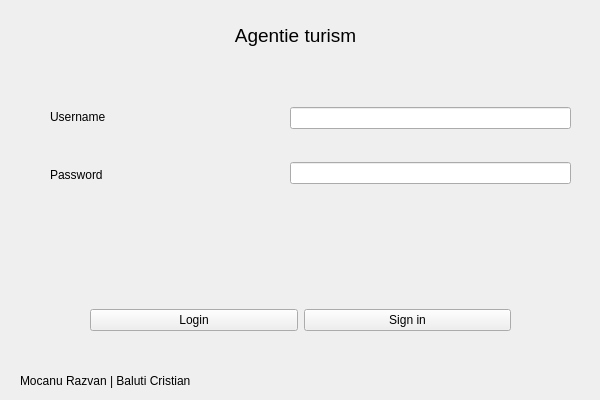
<?xml version="1.0" encoding="UTF-8"?>
<ui version="4.0">
 <class>client</class>
 <widget class="QWidget" name="client">
  <property name="geometry">
   <rect>
    <x>0</x>
    <y>0</y>
    <width>600</width>
    <height>400</height>
   </rect>
  </property>
  <property name="windowTitle">
   <string>Form</string>
  </property>
  <widget class="QWidget" name="layoutWidget">
   <property name="geometry">
    <rect>
     <x>90</x>
     <y>280</y>
     <width>421</width>
     <height>81</height>
    </rect>
   </property>
   <layout class="QHBoxLayout" name="horizontalLayout">
    <item>
     <widget class="QPushButton" name="loginButton">
      <property name="text">
       <string>Login</string>
      </property>
     </widget>
    </item>
    <item>
     <widget class="QPushButton" name="pushButton">
      <property name="text">
       <string>Sign in</string>
      </property>
     </widget>
    </item>
   </layout>
  </widget>
  <widget class="QWidget" name="layoutWidget">
   <property name="geometry">
    <rect>
     <x>290</x>
     <y>80</y>
     <width>281</width>
     <height>131</height>
    </rect>
   </property>
   <layout class="QVBoxLayout" name="verticalLayout">
    <item>
     <widget class="QLineEdit" name="userline"/>
    </item>
    <item>
     <widget class="QLineEdit" name="passline">
      <property name="echoMode">
       <enum>QLineEdit::Password</enum>
      </property>
     </widget>
    </item>
   </layout>
  </widget>
  <widget class="QWidget" name="layoutWidget">
   <property name="geometry">
    <rect>
     <x>50</x>
     <y>90</y>
     <width>221</width>
     <height>111</height>
    </rect>
   </property>
   <layout class="QVBoxLayout" name="verticalLayout_2">
    <item>
     <widget class="QLabel" name="label">
      <property name="text">
       <string>Username</string>
      </property>
     </widget>
    </item>
    <item>
     <widget class="QLabel" name="label_2">
      <property name="text">
       <string>Password</string>
      </property>
     </widget>
    </item>
   </layout>
  </widget>
  <widget class="QLabel" name="label_3">
   <property name="geometry">
    <rect>
     <x>190</x>
     <y>10</y>
     <width>211</width>
     <height>51</height>
    </rect>
   </property>
   <property name="text">
    <string>&lt;html&gt;&lt;head/&gt;&lt;body&gt;&lt;p&gt;&lt;span style=&quot; font-size:14pt;&quot;&gt;Agentie turism&lt;/span&gt;&lt;/p&gt;&lt;/body&gt;&lt;/html&gt;</string>
   </property>
   <property name="alignment">
    <set>Qt::AlignCenter</set>
   </property>
  </widget>
  <widget class="QLabel" name="label_4">
   <property name="geometry">
    <rect>
     <x>20</x>
     <y>370</y>
     <width>361</width>
     <height>21</height>
    </rect>
   </property>
   <property name="text">
    <string>Mocanu Razvan | Baluti Cristian </string>
   </property>
  </widget>
 </widget>
 <resources/>
 <connections/>
</ui>
